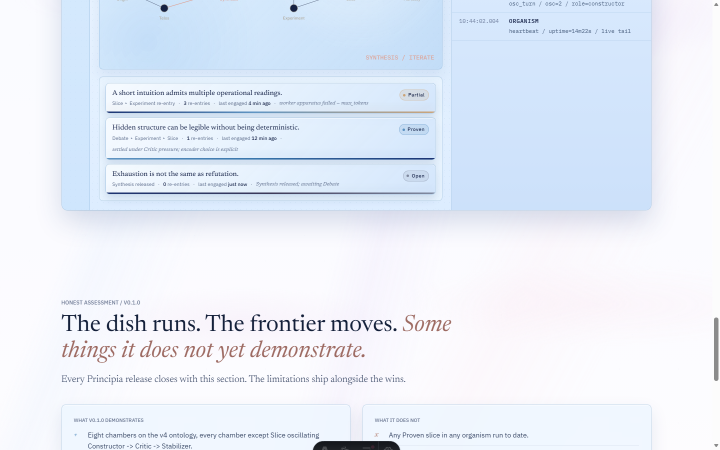
#> input picture .codex-day-clusters-check.png, 1440 x 900 px (shown at 1/2 size)
$ python resize-resource-image.py ../.codex-day-clusters-check.png out.png
#> lines starting #> are read from the running program, lines starting #| are printed output that depends on the picture
from __future__ import annotations

import argparse
from pathlib import Path

from PIL import Image, ImageOps


def main() -> None:
    parser = argparse.ArgumentParser(description="Create a web-sized JPEG resource image.")
    parser.add_argument("source", type=Path)
    parser.add_argument("destination", type=Path)
    parser.add_argument("--max-width", type=int, default=1400)
    parser.add_argument("--quality", type=int, default=84)
    parser.add_argument("--max-input-pixels", type=int, default=400_000_000)
    args = parser.parse_args()

    if args.max_width < 1 or not 1 <= args.quality <= 100:
        parser.error("max-width must be positive and quality must be between 1 and 100")
    if args.max_input_pixels < 1:
        parser.error("max-input-pixels must be positive")

    # The archive intentionally accepts high-resolution museum scans. Pillow's
    # default bomb threshold rejects today's verified 268 MP scan before it can
    # be reduced. Keep a finite, explicit ceiling and validate dimensions before
    # decoding pixels; JPEG draft mode avoids allocating the full source raster.
    Image.MAX_IMAGE_PIXELS = args.max_input_pixels
    args.destination.parent.mkdir(parents=True, exist_ok=True)
    with Image.open(args.source) as opened:
#> opened is the input picture: PIL image 1440x900 RGB; mean R, G, B 230.3, 237, 248
        input_pixels = opened.width * opened.height
#> input_pixels = 1296000
        if input_pixels > args.max_input_pixels:
            raise ValueError(
                f"input image has {input_pixels} pixels; limit is {args.max_input_pixels}"
            )
        if opened.format == "JPEG" and opened.width > args.max_width:
            opened.draft("RGB", (args.max_width, args.max_width))
        image = ImageOps.exif_transpose(opened)
        if image.width > args.max_width:
            height = max(1, round(image.height * args.max_width / image.width))
#> height = 875
            image = image.resize((args.max_width, height), Image.Resampling.LANCZOS)
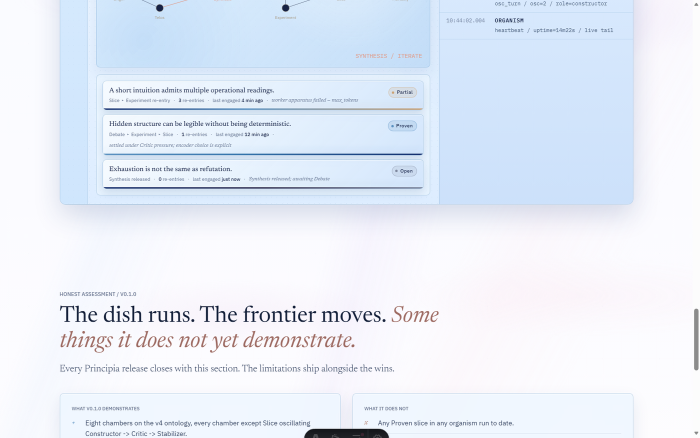
#> image: PIL image 1400x875 RGB (shown at 1/2 size); mean R, G, B 230.3, 237, 247.9

        if image.mode != "RGB":
            canvas = Image.new("RGB", image.size, (248, 247, 242))
            if "A" in image.getbands():
                canvas.paste(image, mask=image.getchannel("A"))
            else:
                canvas.paste(image.convert("RGB"))
            image = canvas

        image.save(
            args.destination,
            format="JPEG",
            quality=args.quality,
            optimize=True,
            progressive=True,
        )


if __name__ == "__main__":
    main()
